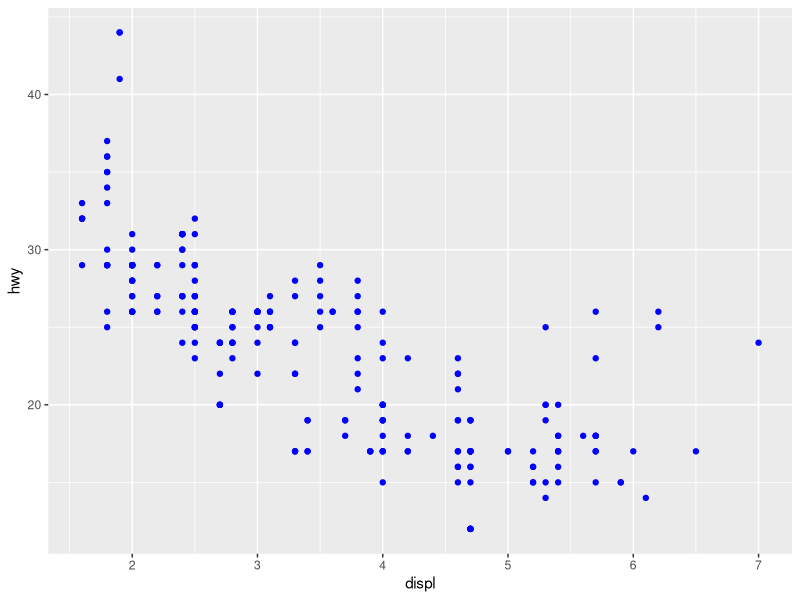
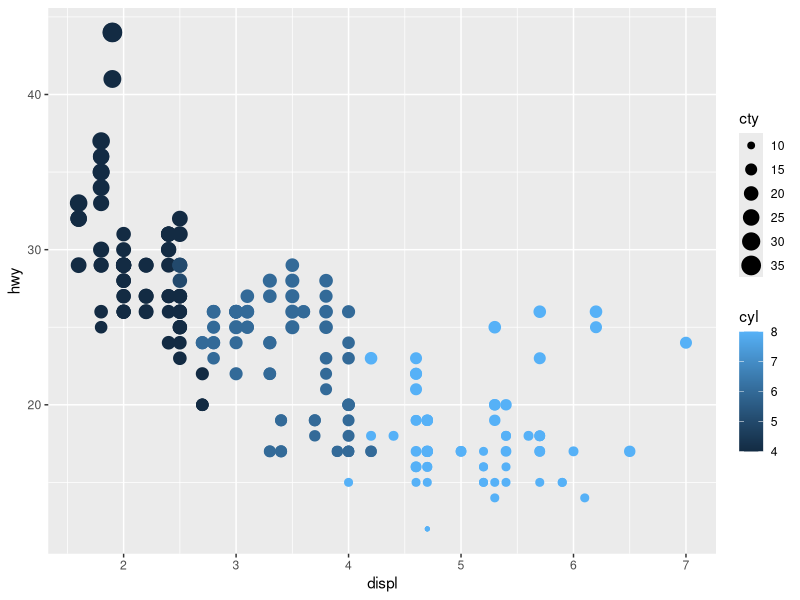
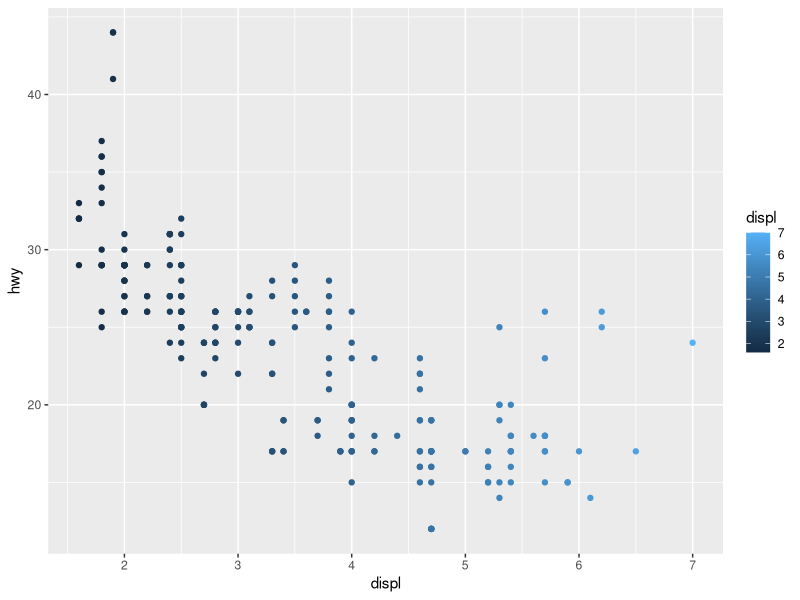

Source code (R) for these figures, in order:
library(tidyverse)

#1
ggplot(data = mpg) + 
  geom_point(mapping = aes(x = displ, y = hwy), color = "blue")

#2
?mpg
#continuous - displ, year, cyl, city, hwy, 
# remaining are categorical

#3
ggplot(data = mpg) + 
  geom_point(mapping = aes(x = displ, y = hwy, color=cyl, size=cty))

#4
ggplot(data = mpg) + 
  geom_point(mapping = aes(x = displ, y = hwy, color=displ))
